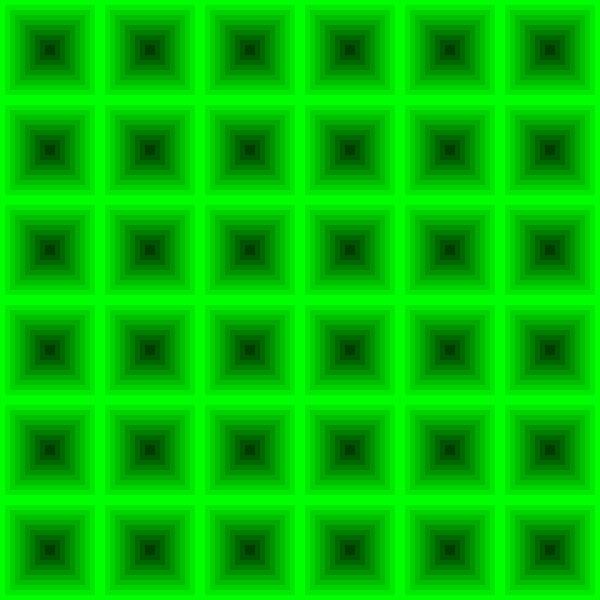
Frame 1 (no input)
Frame 60 (the mouse pressed at the canvas centre just before this capture): identical to frame 1, image omitted
Frame 120 (the mouse held since frame 60 and released just before this capture): identical to frame 1, image omitted

The Processing sketch that drew this single still picture (run headless with seeded random() and noise(); from frame 60 on, the mouse is pressed at the canvas centre):

// Processing sketch: forAnidadosRects
// ── forAnidadosRects.pde
int cant = 6;
int tam;
void setup() {
  size(600, 600);
  tam = width/cant;
}
void draw() {
  background(0);
  for (int i=0; i<cant; i++) {
    for (int j=0; j<cant; j++) {
      // rect(i*tam, j*tam, tam, tam);
      //ellipse(i*tam, j*tam, tam, tam);
      for (int c =tam; c>0; c-=10) {
        rectMode(CENTER);
        noStroke();
        float verde = map(c, tam, 0, 255, 40 );
        fill(0, verde, 0);
        rect(i*tam+tam/2, j*tam+tam/2, c, c);
      }
    }
  }
}
